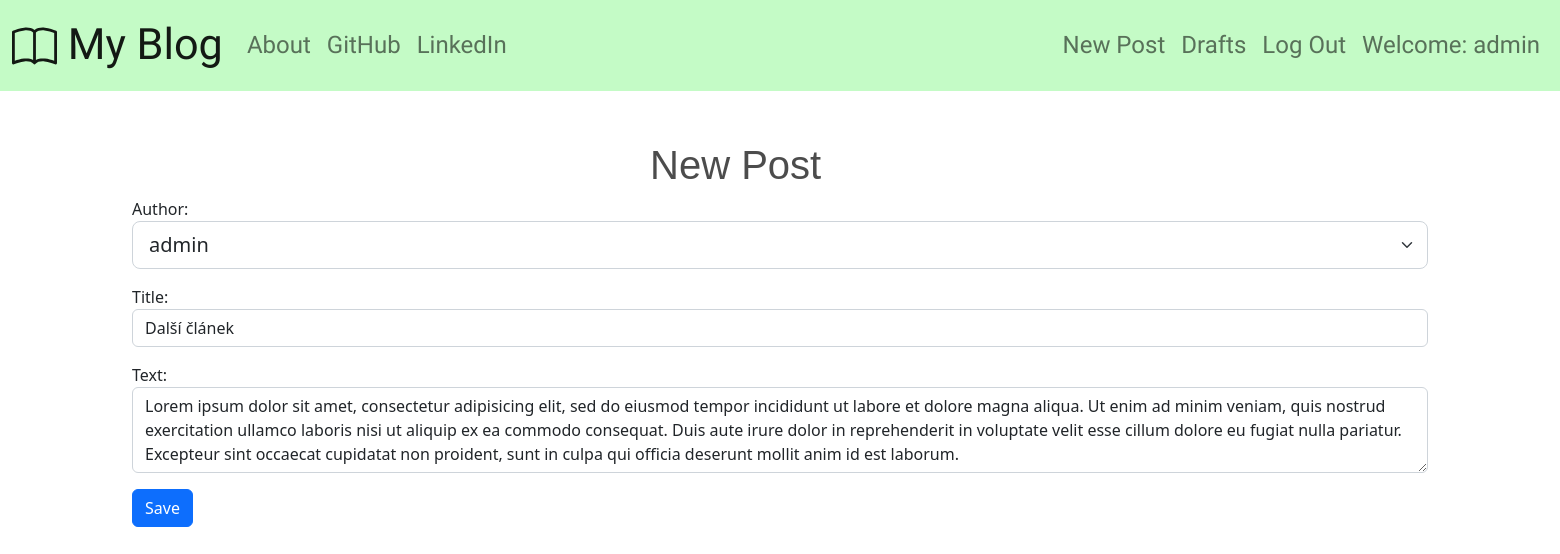
The app's page /post/5/edit/ (signed in) with its own data.
### blog_app/models.py (models this page shows, shortened)
class Post(models.Model):
    author      = models.ForeignKey('auth.User', on_delete=models.CASCADE)
    title       = models.CharField(max_length = 200)
    text        = models.TextField()
    create_date = models.DateTimeField(default = timezone.now)
    published_date = models.DateTimeField(blank = True, null = True)

### blog_app/views.py (the view)
# urls.py: path('post/<int:pk>/edit/', views.PostUpdateView.as_view(), name = 'post_edit'),
class PostUpdateView(LoginRequiredMixin, UpdateView):
    login_url = '/login/'
    redirect_field_name = 'blog/post_detail.html'
    form_class = PostForm
    model = Post

### blog_app/forms.py
class PostForm(forms.ModelForm):
    class Meta():
        model = Post
        fields = ('author', 'title', 'text')
        widgets = {
            'title':forms.TextInput(attrs = {'class':'form-control'}),
            'author':forms.Select(attrs = {'class':'form-select form-select-lg mb-3'}),
            'text':forms.Textarea(attrs = {'class':'form-control','rows':'3'}),
        }

### blog_app/templates/blog_app/post_form.html (shortened to what this page needs)
{% extends "blog_app/base.html" %}
{% block content %}
  <h1>New Post</h1>
  <form method="post">
    <div class="mb-3">
        <label for="id_subject">Author:</label>
        {{ form.author }}
    </div>
    <div class="mb-3">
        <label for="id_subject">Title:</label>
        {{ form.title }}
    </div>
    <div class="mb-3">
        <label for="id_subject">Text:</label>
        {{ form.text }}
    </div>
    <div class="mb-3">
        <button type="submit" class="btn btn-primary">Save</button>
    </div>
  </form>
{% endblock %}

### blog_app/templates/blog_app/base.html (shortened to what this page needs)
<!DOCTYPE html>
{% load static %}
<html lang="en" dir="ltr">
  <head>
    <link href="https://cdn.jsdelivr.net/npm/bootstrap@5.2.0/dist/css/bootstrap.min.css" rel="stylesheet">
    <link rel="stylesheet" href="{% static 'css/blog.css' %}">
    <link rel="stylesheet" href="//cdn.jsdelivr.net/npm/medium-editor@latest/dist/css/medium-editor.min.css" type="text/css" media="screen" charset="utf-8">
  </head>
  <body>
    <nav class="navbar navbar-custom navbar-expand-lg techfont">
      <div class="container-fluid">
        <a class="navbar-brand" href="{% url 'post_list' %}">
           My Blog
        </a>
        <div class="collapse navbar-collapse" id="navbarNav">
          <ul class="navbar-nav me-auto">
            <li class="nav-item">
              <a class="nav-link {% if request.resolver_match.url_name == 'about' %}active{% endif %}" aria-current="page" href="{% url 'about' %}">About</a>
            </li>
            <li class="nav-item">
              <a class="nav-link" href="https://github.com/BulanMartin" target="_blank">GitHub</a>
            </li>
            <li class="nav-item">
              <a class="nav-link" href="https://www.linkedin.com/in/martin-bul%C3%A1n-750310a7/" target="_blank">LinkedIn</a>
            </li>
          </ul>
          <ul class="navbar-nav ms-auto">
            {% if user.is_authenticated %}
              <li class="nav-item">
                <a class="nav-link {% if request.resolver_match.url_name == 'post_new' %}active{% endif %}" aria-current="page" href="{% url 'post_new' %}">New Post</a>
              </li>
              <li class="nav-item">
                <a class="nav-link {% if request.resolver_match.url_name == 'post_draft_list' %}active{% endif %}" href="{% url 'post_draft_list' %}">Drafts</a>
              </li>
              <li class="nav-item">
                <a class="nav-link {% if request.resolver_match.url_name == 'logout' %}active{% endif %}" href="{% url 'logout' %}">Log Out</a>
              </li>
              <li class="nav-item">
                <a class="nav-link">Welcome: {{user.username}}</a>
              </li>
            {% else %}
              <li class="nav-item">
                <a class="nav-link {% if request.resolver_match.url_name == 'login' %}active{% endif %}" href="{% url 'login' %}">Login</a>
              </li>
            {% endif %}
          </ul>
        </div>
      </div>
    </nav>
    <div class="content container">
        {% block content %}
        {% endblock %}
    </div>
  </body>
</html>

### blog_app/static/css/blog.css (style rules this page uses)
h1 { font-family: Oak,sans-serif; color: rgba(0,0,0,0.7); position:relative; top:calc(50% - 80px); left:calc(50% - 130px); }
.navbar-custom { background-color: #C4FBC6; }
.navbar-brand { font-size: 1.8em; }
.content { margin-top: 50px; }
.techfont { font-family: 'Black And White Picture', sans-serif; font-size: 1.5em; margin-bottom: 10px; }

### records on screen
Post: author "admin", title "Další článek", text "Lorem ipsum dolor sit amet, consectetur adipisicing elit, sed do eiusmod tempor incididunt ut labore et dolore magna aliqua. Ut enim ad minim veniam, quis nostrud exercitation ullamco laboris nisi ut aliquip ex ea commodo consequat. Duis aute irure dolor in reprehenderit in voluptate velit esse cillum dolore eu fugiat nulla pariatur. Excepteur sint occaecat cupidatat non proident, sunt in culpa qui officia deserunt mollit anim id est laborum."

### other values on screen
{{ user.username }} "admin"
